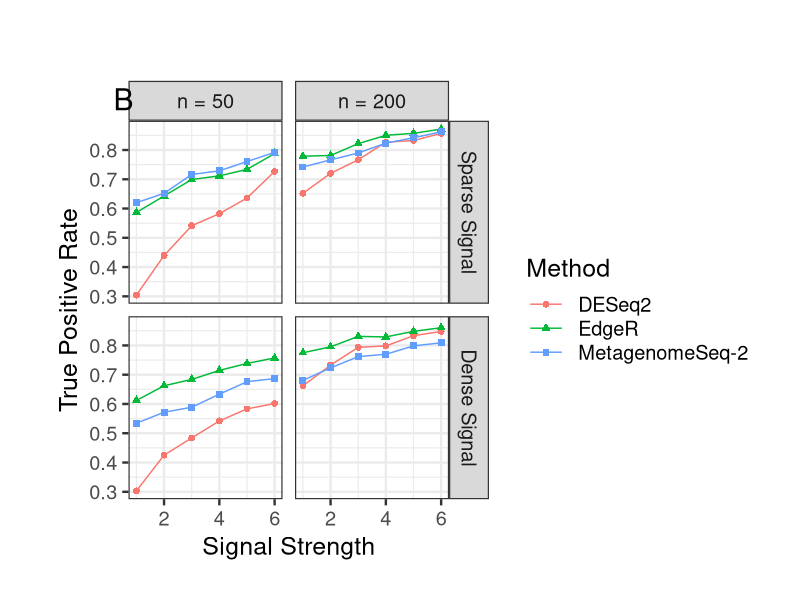
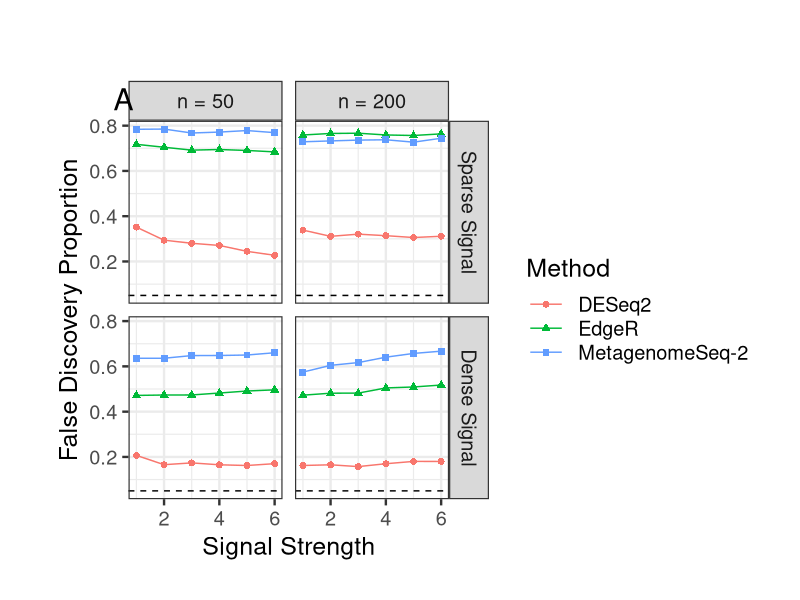
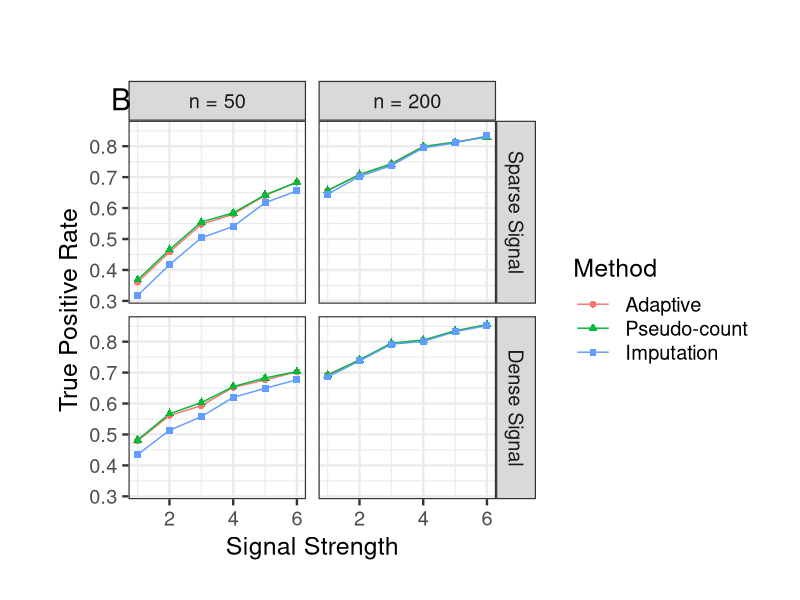
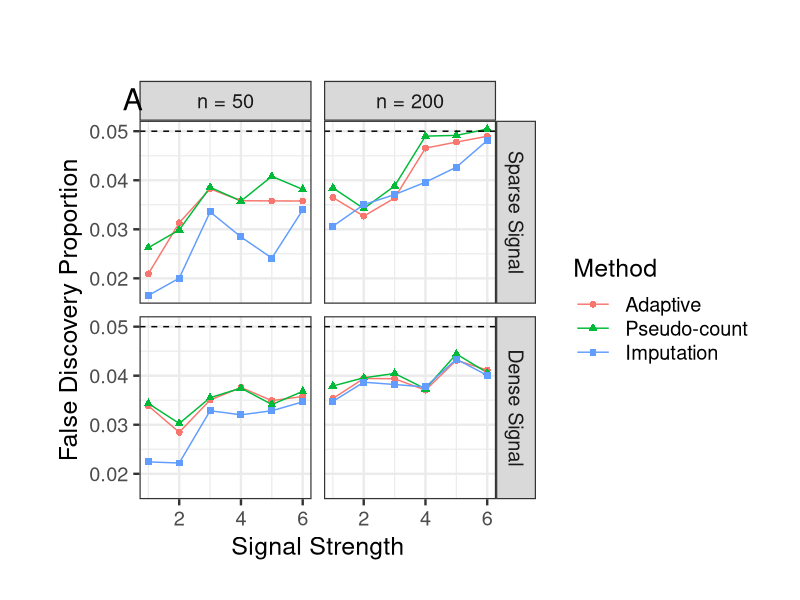
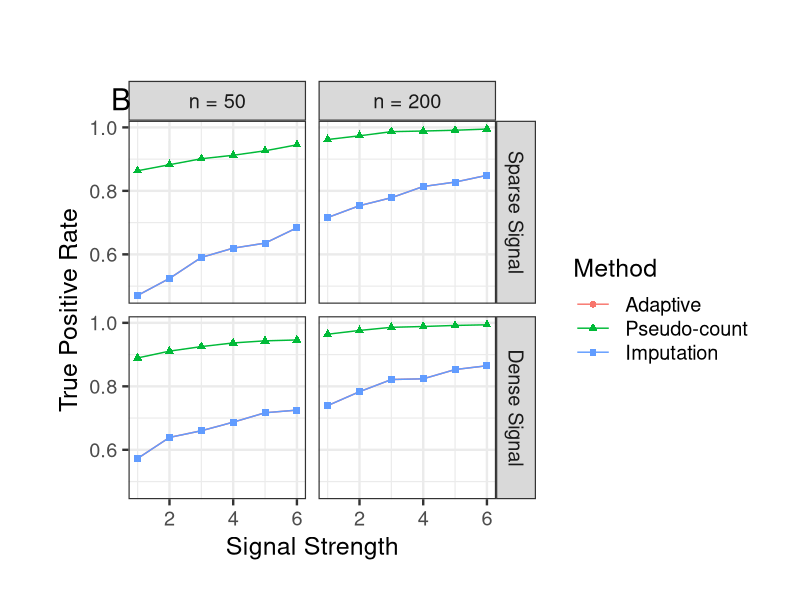
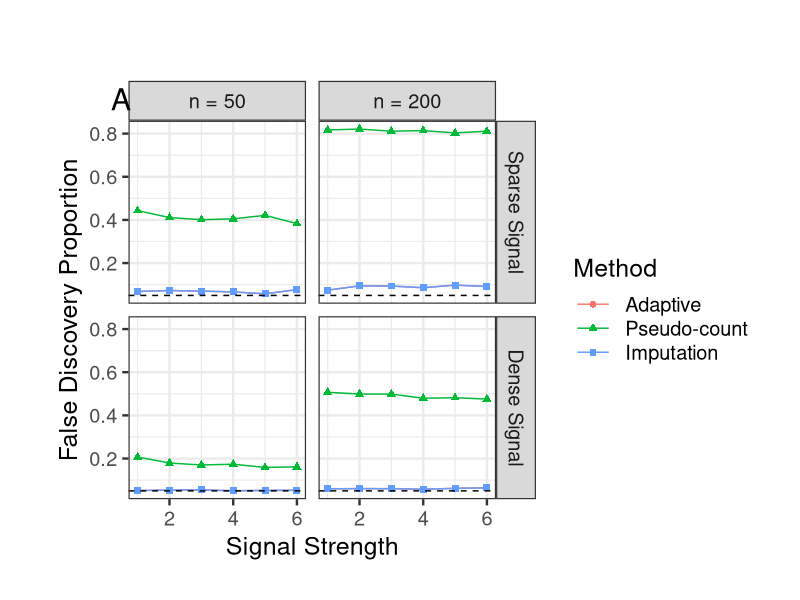
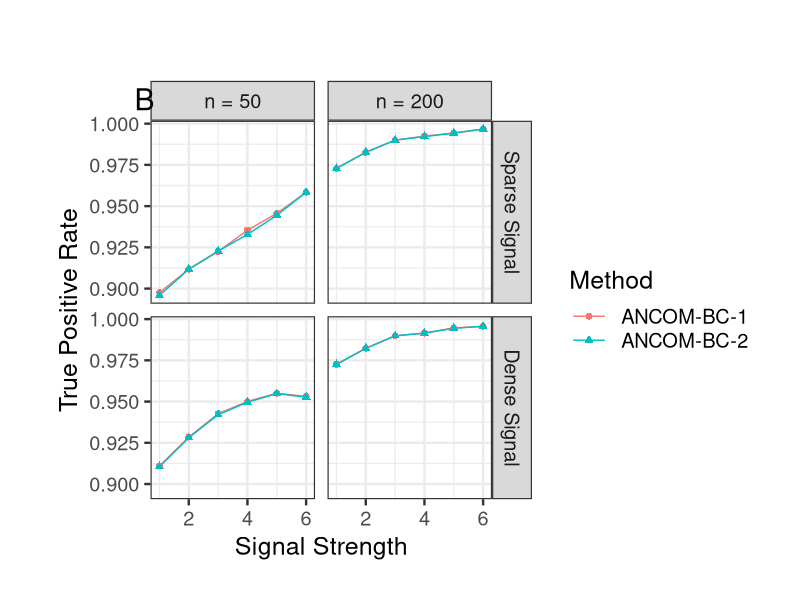
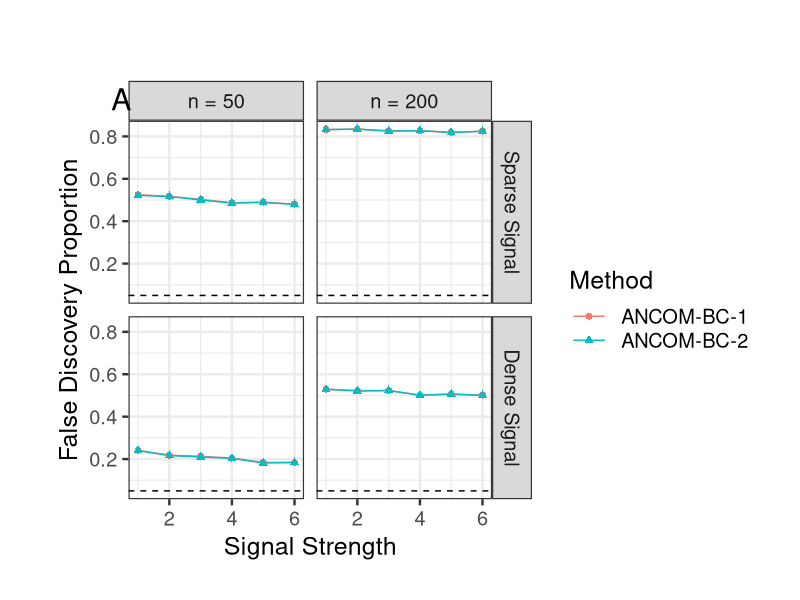

Here is the R script that generated these plots, in order:
fdr.fun <- function(input1, input2, compr.methods){
  value <- as.vector(t(input1))
  sd <- as.vector(t(input2))
  
  sample.size.0 <- c(1, 2)
  sig.density.0 <- c(1, 2)
  sig.strength.0 <- c(1, 2, 3, 4, 5, 6)
  
  s1 <- 2; s2 <- 2; s3 <- 6
  
  sample.size <- rep(sample.size.0, each = s2 * s3)
  sig.density <- rep(rep(sig.density.0, each = s3), s1)
  sig.strength <- rep(sig.strength.0, s1 * s2)
  
  s <- s1 * s2 * s3 
  
  setting.0 <- cbind(sample.size, sig.density, sig.strength)
  
  n.met <- length(compr.methods)
  setting <- setting.0[rep(c(1 : s), each = n.met), ] 
  Method <- rep(compr.methods, s)
  data <- cbind.data.frame(setting, Method, value, sd)
  
  plot1 <- ggplot(data, aes(x = sig.strength, y = value, group = Method)) + 
    geom_line(aes(color = Method)) +
    geom_point(aes(color = Method, shape = Method), size = 2) +
    geom_errorbar(aes(ymin = value - sd, ymax = value + sd), width = .2,
                  position = position_dodge(0)) +
    facet_grid(factor(sig.density, labels = c("Sparse Signal", "Dense Signal"))
               ~factor(sample.size, labels = c("n = 50", "n = 200"))) +
    xlab("Signal Strength") +
    ylab("False Discovery Proportion") +
    geom_hline(aes(yintercept = 0.05), color = "black", linetype = "dashed") +
    theme_bw(base_size = 18) +
    ggtitle('A') +
    theme(plot.title = element_text(hjust = -0.05, vjust = -6), 
          legend.key.width = unit(1, "cm"),
          plot.margin=unit(c(1, 1, 1, 1.5),"cm"))
  return(plot1)
}

power.fun <- function(input1, input2, compr.methods){
  value <- as.vector(t(input1))
  sd <- as.vector(t(input2))
  
  sample.size.0 <- c(1, 2)
  sig.density.0 <- c(1, 2)
  sig.strength.0 <- c(1, 2, 3, 4, 5, 6)
  
  s1 <- 2; s2 <- 2; s3 <- 6
  
  sample.size <- rep(sample.size.0, each = s2 * s3)
  sig.density <- rep(rep(sig.density.0, each = s3), s1)
  sig.strength <- rep(sig.strength.0, s1 * s2)
  
  s <- s1 * s2 * s3 
  
  setting.0 <- cbind(sample.size, sig.density, sig.strength)
  
  n.met <- length(compr.methods)
  setting <- setting.0[rep(c(1 : s), each = n.met), ] 
  Method <- rep(compr.methods, s)
  data <- cbind.data.frame(setting, Method, value, sd)
  
  plot1 <- ggplot(data, aes(x = sig.strength, y = value, group = Method)) + 
    geom_line(aes(color = Method)) +
    geom_point(aes(color = Method, shape = Method), size = 2) +
    geom_errorbar(aes(ymin = value - sd, ymax = value + sd), width = .2,
                  position = position_dodge(0)) +
    facet_grid(factor(sig.density, labels = c("Sparse Signal", "Dense Signal"))
               ~factor(sample.size, labels = c("n = 50", "n = 200"))) +
    xlab("Signal Strength") +
    ylab("True Positive Rate") +
    theme_bw(base_size = 18) +
    ggtitle('B') +
    theme(plot.title = element_text(hjust = -0.05, vjust = -6), 
          legend.key.width = unit(1, "cm"),
          plot.margin=unit(c(1, 1, 1, 1.5),"cm"))
  return(plot1)
}


#########################################################
library(ggplot2)

fun <- function(setup) {
  n.met <- ncol(output)/4
  fdr <- output[, 1 : n.met][, ind]
  power <- output[, (n.met+1) : (2*n.met)][, ind]
  fdr.sd <- output[, (2*n.met+1) : (3*n.met)][, ind]
  power.sd <- output[, (3*n.met+1) : (4*n.met)][, ind]
  
  fdr.sd.1 <- fdr.sd * 1.96 
  fdr.sd.1[, 1 : ncol(fdr)] <- NA
  power.sd.1 <- power.sd * 1.96 
  power.sd.1[, 1 : ncol(fdr)] <- NA
  
  # power.fun(power, power.sd.1, compr.methods)
  # fdr.fun(fdr, fdr.sd.1, compr.methods)
  
  pdf(file = paste0(setup, "_power.pdf"), width = 11, height = 8)
  print(power.fun(power, power.sd.1, compr.methods))
  dev.off()
  pdf(file = paste0(setup, "_fdr.pdf"), width = 11, height = 8)
  print(fdr.fun(fdr, fdr.sd.1, compr.methods))
  dev.off()
}

compr.methods <- c("DESeq2", "EdgeR", "MetagenomeSeq-2")
ind <- c(5, 6, 8)
output <- read.table("output_S0C0.txt")
fun('S0C0others')

compr.methods <- c("Adaptive", "Pseudo-count", "Imputation")
compr.methods <- factor(compr.methods, levels = compr.methods)
ind <- 1:3
output <- read.table("output_S0C0LinDA.txt")
fun('S0C0LinDA')
output <- read.table("output_S6C0LinDA.txt")
fun('S6C0LinDA')

compr.methods <- c("ANCOM-BC-1", "ANCOM-BC-2")
ind <- 2:3
output <- read.table("output_S6C0.txt")
fun('S6C0ANCOMBC')

compr.methods <- c("LinDA-LMM", "LinDA-OLS", "CLR+LMM", "CLR+OLS")
compr.methods <- factor(compr.methods, levels = compr.methods)
ind <- c(3, 1, 4, 2)
output <- read.table("output_S7.1C0.txt")
fun('S71C0')
output <- read.table("output_S7.2C0.txt")
fun('S72C0')


